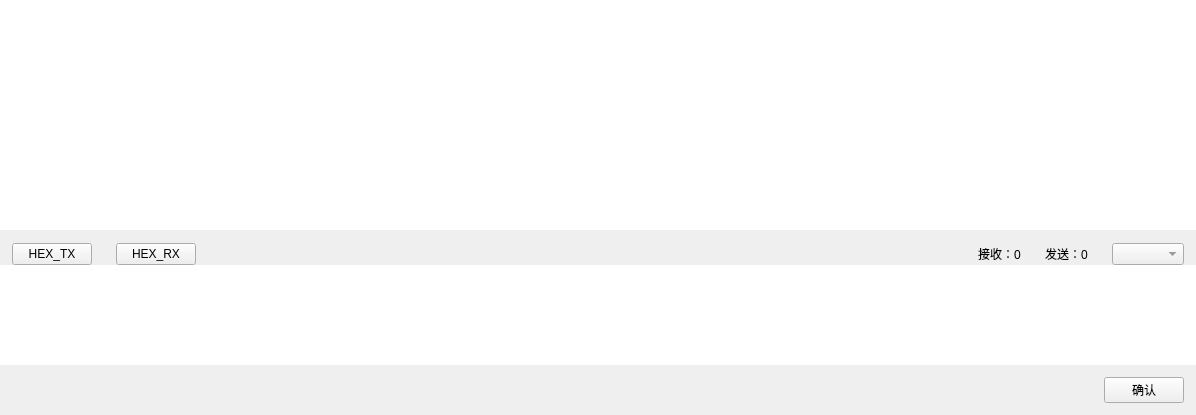
<?xml version="1.0" encoding="UTF-8"?>
<ui version="4.0">
 <class>WidgetTabContent</class>
 <widget class="QWidget" name="WidgetTabContent">
  <property name="geometry">
   <rect>
    <x>0</x>
    <y>0</y>
    <width>1196</width>
    <height>415</height>
   </rect>
  </property>
  <property name="minimumSize">
   <size>
    <width>0</width>
    <height>0</height>
   </size>
  </property>
  <property name="windowTitle">
   <string>Form</string>
  </property>
  <layout class="QGridLayout" name="gridLayout">
   <property name="leftMargin">
    <number>0</number>
   </property>
   <property name="topMargin">
    <number>0</number>
   </property>
   <property name="rightMargin">
    <number>0</number>
   </property>
   <property name="bottomMargin">
    <number>0</number>
   </property>
   <property name="spacing">
    <number>0</number>
   </property>
   <item row="0" column="0">
    <widget class="QWidget" name="widget" native="true">
     <property name="styleSheet">
      <string notr="true">QWidget#widget
{
	border: 0px solid #dddddd;
	border-radius: 0.2em;
}</string>
     </property>
     <layout class="QGridLayout" name="gridLayout_2">
      <property name="leftMargin">
       <number>0</number>
      </property>
      <property name="topMargin">
       <number>0</number>
      </property>
      <property name="rightMargin">
       <number>0</number>
      </property>
      <property name="bottomMargin">
       <number>0</number>
      </property>
      <property name="spacing">
       <number>0</number>
      </property>
      <item row="0" column="0">
       <widget class="QSplitter" name="splitter">
        <property name="styleSheet">
         <string notr="true"/>
        </property>
        <property name="orientation">
         <enum>Qt::Vertical</enum>
        </property>
        <property name="opaqueResize">
         <bool>true</bool>
        </property>
        <property name="handleWidth">
         <number>1</number>
        </property>
        <property name="childrenCollapsible">
         <bool>false</bool>
        </property>
        <widget class="QWidget" name="widgetContent" native="true">
         <property name="minimumSize">
          <size>
           <width>0</width>
           <height>0</height>
          </size>
         </property>
         <property name="styleSheet">
          <string notr="true">QWidget#widgetContent
{
	border: none;
}</string>
         </property>
         <layout class="QGridLayout" name="gridLayout_4">
          <property name="leftMargin">
           <number>0</number>
          </property>
          <property name="topMargin">
           <number>0</number>
          </property>
          <property name="rightMargin">
           <number>0</number>
          </property>
          <property name="bottomMargin">
           <number>0</number>
          </property>
          <property name="spacing">
           <number>0</number>
          </property>
          <item row="0" column="0">
           <widget class="QTextBrowser" name="tbDatas">
            <property name="contextMenuPolicy">
             <enum>Qt::CustomContextMenu</enum>
            </property>
            <property name="styleSheet">
             <string notr="true">border: none;</string>
            </property>
            <property name="markdown">
             <string/>
            </property>
            <property name="html">
             <string>&lt;!DOCTYPE HTML PUBLIC &quot;-//W3C//DTD HTML 4.0//EN&quot; &quot;http://www.w3.org/TR/REC-html40/strict.dtd&quot;&gt;
&lt;html&gt;&lt;head&gt;&lt;meta name=&quot;qrichtext&quot; content=&quot;1&quot; /&gt;&lt;meta charset=&quot;utf-8&quot; /&gt;&lt;style type=&quot;text/css&quot;&gt;
p, li { white-space: pre-wrap; }
&lt;/style&gt;&lt;/head&gt;&lt;body style=&quot; font-family:'Microsoft YaHei UI'; font-size:9pt; font-weight:400; font-style:normal;&quot;&gt;
&lt;p style=&quot;-qt-paragraph-type:empty; margin-top:0px; margin-bottom:0px; margin-left:0px; margin-right:0px; -qt-block-indent:0; text-indent:0px; font-family:'SimSun';&quot;&gt;&lt;br /&gt;&lt;/p&gt;&lt;/body&gt;&lt;/html&gt;</string>
            </property>
           </widget>
          </item>
         </layout>
        </widget>
        <widget class="QWidget" name="widgetInput" native="true">
         <property name="minimumSize">
          <size>
           <width>0</width>
           <height>100</height>
          </size>
         </property>
         <property name="styleSheet">
          <string notr="true">QWidget#widgetInput
{
	border: none;
}</string>
         </property>
         <layout class="QGridLayout" name="gridLayout_3">
          <property name="leftMargin">
           <number>0</number>
          </property>
          <property name="topMargin">
           <number>0</number>
          </property>
          <property name="rightMargin">
           <number>0</number>
          </property>
          <property name="bottomMargin">
           <number>0</number>
          </property>
          <property name="spacing">
           <number>0</number>
          </property>
          <item row="0" column="0">
           <widget class="QWidget" name="widget_2" native="true">
            <property name="styleSheet">
             <string notr="true"/>
            </property>
            <layout class="QHBoxLayout" name="horizontalLayout">
             <property name="spacing">
              <number>24</number>
             </property>
             <property name="leftMargin">
              <number>12</number>
             </property>
             <property name="topMargin">
              <number>12</number>
             </property>
             <property name="rightMargin">
              <number>12</number>
             </property>
             <property name="bottomMargin">
              <number>0</number>
             </property>
             <item>
              <widget class="QPushButton" name="menuHexSend">
               <property name="text">
                <string>HEX_TX</string>
               </property>
               <property name="checkable">
                <bool>true</bool>
               </property>
               <property name="menu" stdset="0">
                <bool>true</bool>
               </property>
              </widget>
             </item>
             <item>
              <widget class="QPushButton" name="menuHexRecv">
               <property name="text">
                <string>HEX_RX</string>
               </property>
               <property name="checkable">
                <bool>true</bool>
               </property>
               <property name="menu" stdset="0">
                <bool>true</bool>
               </property>
              </widget>
             </item>
             <item>
              <spacer name="horizontalSpacer_3">
               <property name="orientation">
                <enum>Qt::Horizontal</enum>
               </property>
               <property name="sizeHint" stdset="0">
                <size>
                 <width>40</width>
                 <height>20</height>
                </size>
               </property>
              </spacer>
             </item>
             <item>
              <widget class="QLabel" name="lbRecvBytes">
               <property name="text">
                <string>接收：0</string>
               </property>
              </widget>
             </item>
             <item>
              <widget class="QLabel" name="lbSendBytes">
               <property name="text">
                <string>发送：0</string>
               </property>
              </widget>
             </item>
             <item>
              <widget class="QComboBox" name="cbbCodeType">
               <property name="styleSheet">
                <string notr="true">min-width: 5em;
color: #666666;</string>
               </property>
              </widget>
             </item>
            </layout>
           </widget>
          </item>
          <item row="1" column="0">
           <widget class="QTextEdit" name="tbSendDatas">
            <property name="styleSheet">
             <string notr="true">border: none;</string>
            </property>
            <property name="sizeAdjustPolicy">
             <enum>QAbstractScrollArea::AdjustToContents</enum>
            </property>
            <property name="placeholderText">
             <string/>
            </property>
           </widget>
          </item>
          <item row="2" column="0">
           <layout class="QHBoxLayout" name="horizontalLayout_2">
            <property name="spacing">
             <number>12</number>
            </property>
            <property name="leftMargin">
             <number>12</number>
            </property>
            <property name="topMargin">
             <number>12</number>
            </property>
            <property name="rightMargin">
             <number>12</number>
            </property>
            <property name="bottomMargin">
             <number>12</number>
            </property>
            <item>
             <spacer name="horizontalSpacer_2">
              <property name="orientation">
               <enum>Qt::Horizontal</enum>
              </property>
              <property name="sizeHint" stdset="0">
               <size>
                <width>40</width>
                <height>20</height>
               </size>
              </property>
             </spacer>
            </item>
            <item>
             <widget class="QPushButton" name="btnSend">
              <property name="text">
               <string>确认</string>
              </property>
              <property name="Cancel" stdset="0">
               <bool>true</bool>
              </property>
             </widget>
            </item>
           </layout>
          </item>
         </layout>
        </widget>
       </widget>
      </item>
     </layout>
    </widget>
   </item>
  </layout>
 </widget>
 <resources/>
 <connections/>
</ui>
